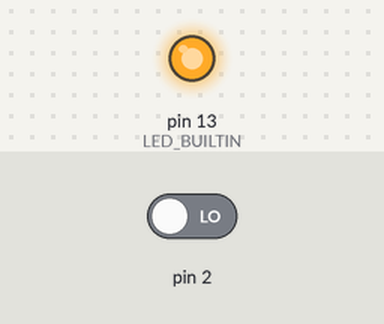
A sketch run on a simulated Arduino Uno, built with avr-gcc and run on an emulated ATmega328P. On the bench: output pins drawn as LEDs (lit = HIGH). Inputs (shaded band) come from the test bench; at power-on: pin 2 LOW.

Above: at 1.2 s.
1.3 s: pin 2 driven HIGH
At 2.3 s:
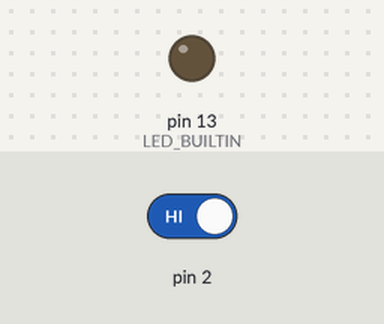
2.8 s: pin 2 driven LOW
At 3.4 s:
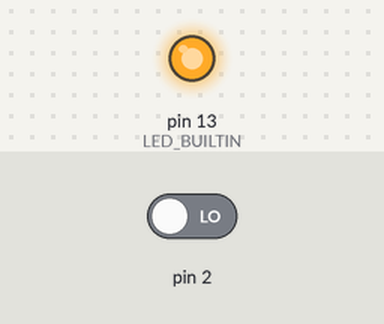
Timing chart, 0 to 5.8 s (numbered marks = the images above; inputs shaded):
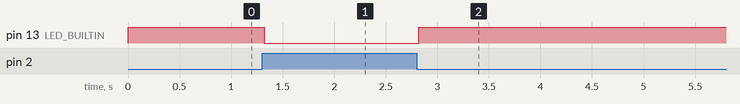

The sketch:

pushbutton.ino
```cpp
// C++ code
//
bool buttonState=0 ;
void setup()
{
  pinMode(LED_BUILTIN, OUTPUT);
  pinMode(2,INPUT);
}

void loop()
{
  buttonState=digitalRead(2);

  if(buttonState==1){
    digitalWrite(13,LOW);}
  else{
    digitalWrite(13,HIGH);}
  delay(30);
}
```

Measured:
- after the input at 1.3 s, pin 13 (LED_BUILTIN): HIGH → LOW at once
- after the input at 2.8 s, pin 13 (LED_BUILTIN): LOW → HIGH at once
